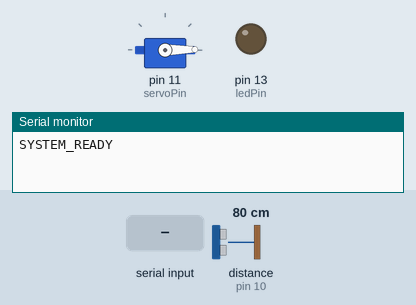
Simulated run of this sketch. Board: Arduino Uno, built with avr-gcc and run on an emulated ATmega328P. Shown: servo, output pins drawn as LEDs (lit = HIGH), the last lines printed to the serial monitor. Wiring (inferred from the names in the program): ultrasonic range finder: trigger pin 9; echo pin 10; servo: signal pin 11. The test bench sets the inputs (shaded band); at power-on: distance to the obstacle (sensor on pin 10) 80 cm. The echo pulse lasts 58.3 µs per cm; servo pulses on a pin are drawn as a servo (544–2400 µs = 0–180°); pins used as bus, display or sensor lines are not drawn.

Above: at 1.7 s.
1.8 s: distance to the obstacle (sensor on pin 10) set to 18 cm
3.3 s: distance to the obstacle (sensor on pin 10) set to 14 cm
At 4.5 s:
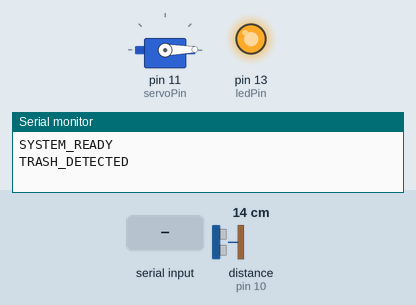
4.8 s: "DISPENSE_RICE\n" received over Serial
At 5.8 s:
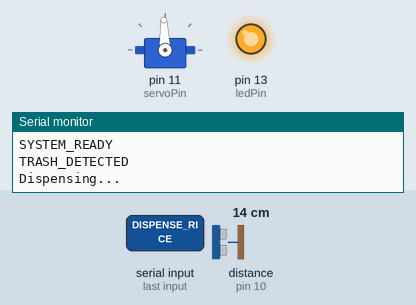
Timing chart, 0 to 13.4 s (numbered marks = the images above; inputs shaded):
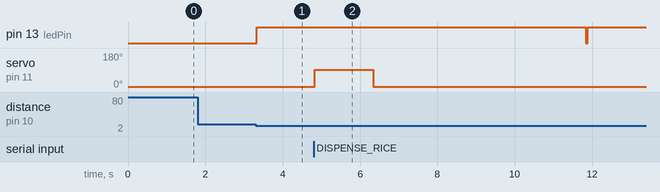

The sketch:

mart_trash_bin.ino
```cpp
const int trigPin = 9;
const int echoPin = 10;
const int servoPin = 11;
const int ledPin = 13; // Built-in LED for status

long duration;
int distance;

// State Machine Variables
bool isWaitingForBackend = false;
unsigned long detectionTime = 0;

// Drive the servo directly so this sketch does not depend on Servo.h.
void moveServo(int angle, unsigned long holdTime) {
  angle = constrain(angle, 0, 180);
  const unsigned int pulseWidth = 1000 + (unsigned long)angle * 1000UL / 180UL;
  const unsigned long startTime = millis();

  do {
    digitalWrite(servoPin, HIGH);
    delayMicroseconds(pulseWidth);
    digitalWrite(servoPin, LOW);
    delay(20);
  } while (millis() - startTime < holdTime);
}

void setup() {
  Serial.begin(9600);
  pinMode(trigPin, OUTPUT);
  pinMode(echoPin, INPUT);
  pinMode(ledPin, OUTPUT);

  pinMode(servoPin, OUTPUT);
  moveServo(0, 500); // Initial position (closed)

  digitalWrite(ledPin, LOW); // Ready state
  Serial.println("SYSTEM_READY");
}

void loop() {
  // 1. Check for incoming commands from Node.js
  if (Serial.available() > 0) {
    String command = Serial.readStringUntil('\n');
    command.trim();

    if (command == "DISPENSE_RICE") {
      dispenseRice();
      isWaitingForBackend = false; // Reset state
      digitalWrite(ledPin, LOW);
    }
  }

  // 2. If not currently waiting for the backend, check the sensor
  if (!isWaitingForBackend) {
    digitalWrite(trigPin, LOW);
    delayMicroseconds(2);
    digitalWrite(trigPin, HIGH);
    delayMicroseconds(10);
    digitalWrite(trigPin, LOW);

    duration = pulseIn(echoPin, HIGH);
    distance = duration * 0.034 / 2;

    // If object detected closer than 15cm
    if (distance > 0 && distance < 15) {
      Serial.println("TRASH_DETECTED");
      digitalWrite(ledPin, HIGH); // Turn on LED to show it's processing

      isWaitingForBackend = true;
      detectionTime = millis();
    }
  }

  // 3. Safety Timeout: If backend crashes, don't freeze forever
  if (isWaitingForBackend && (millis() - detectionTime > 5000)) {
    Serial.println("TIMEOUT_WAITING_FOR_BACKEND");
    isWaitingForBackend = false;
    digitalWrite(ledPin, LOW);
  }

  delay(50); // Small delay to stabilize readings
}

void dispenseRice() {
  Serial.println("Dispensing...");
  moveServo(90, 1500); // Keep open for 1.5 seconds
  moveServo(0, 500);   // Close valve
  Serial.println("DISPENSE_COMPLETE");
}
```

Measured:
- the behaviour switches between 16 and 15 cm on distance to the obstacle (sensor on pin 10) (found by bisection; images 0 and 1)
- after the input at 1.8 s, every drawn part: stays the same
- after the input at 3.3 s, pin 13 (ledPin): LOW → HIGH at once
- after the input at 4.8 s, servo on pin 11 (servoPin): 1° → 92° at once, → 1° 1.5 s later
